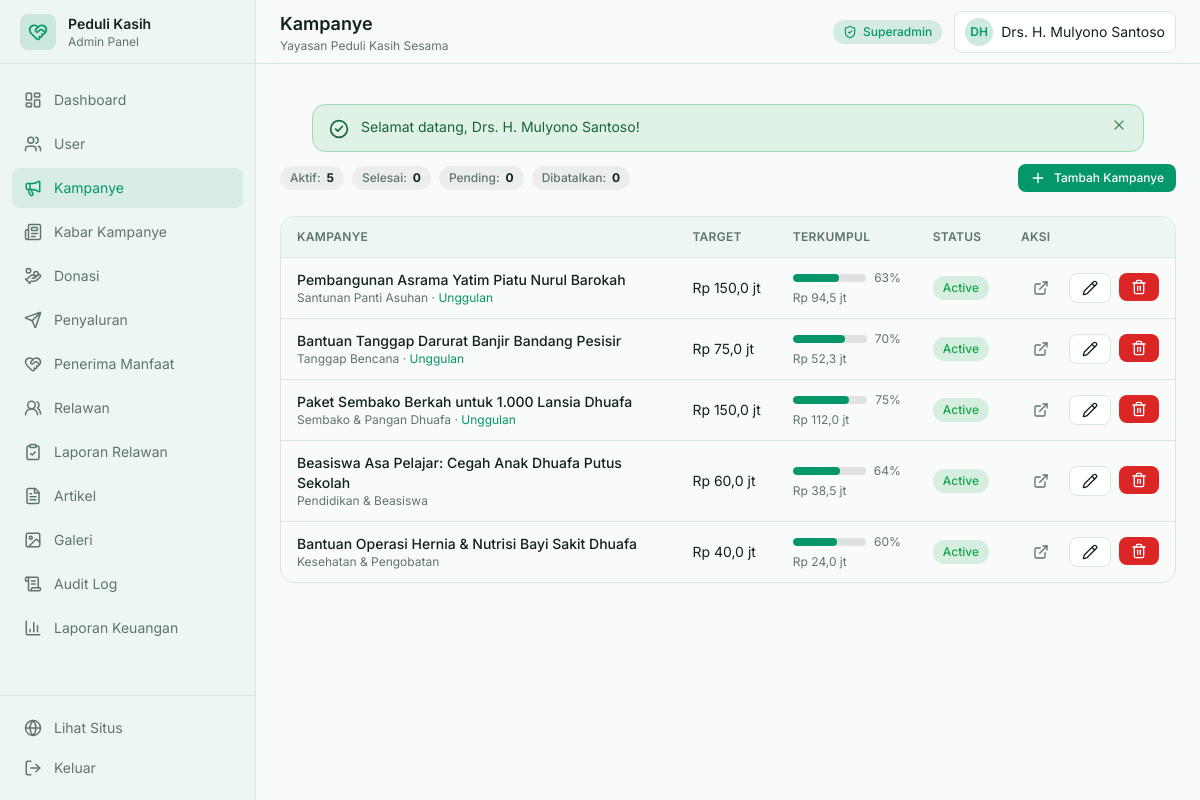
/admin/campaigns (signed in), run on the app's committed database.
### tables this page shows
CREATE TABLE `campaigns` (
  `id` INT UNSIGNED AUTO_INCREMENT PRIMARY KEY,
  `category_id` INT UNSIGNED NOT NULL,
  `title` VARCHAR(255) NOT NULL,
  `slug` VARCHAR(255) NOT NULL UNIQUE,
  `short_description` TEXT NOT NULL,
  `story` LONGTEXT NOT NULL,
  `target_amount` DECIMAL(15,2) NOT NULL DEFAULT 0.00,
  `collected_amount` DECIMAL(15,2) NOT NULL DEFAULT 0.00,
  `start_date` DATE NOT NULL,
  `end_date` DATE NOT NULL,
  `banner_image` VARCHAR(255) NULL,
  `status` ENUM('active', 'completed', 'pending', 'cancelled') NOT NULL DEFAULT 'active',
  `is_featured` TINYINT(1) NOT NULL DEFAULT 0,
  `created_by` INT UNSIGNED NOT NULL,
  `created_at` TIMESTAMP DEFAULT CURRENT_TIMESTAMP,
  `updated_at` TIMESTAMP DEFAULT CURRENT_TIMESTAMP ON UPDATE CURRENT_TIMESTAMP,
  `deleted_at` TIMESTAMP NULL DEFAULT NULL,
  FOREIGN KEY (`category_id`) REFERENCES `campaign_categories` (`id`) ON DELETE RESTRICT,
  FOREIGN KEY (`created_by`) REFERENCES `users` (`id`) ON DELETE RESTRICT,
  INDEX `idx_status` (`status`),
  INDEX `idx_is_featured` (`is_featured`),
  INDEX `idx_end_date` (`end_date`)
);

CREATE TABLE `campaign_categories` (
  `id` INT UNSIGNED AUTO_INCREMENT PRIMARY KEY,
  `name` VARCHAR(100) NOT NULL,
  `slug` VARCHAR(100) NOT NULL UNIQUE,
  `icon` VARCHAR(50) DEFAULT 'fa-heart',
  `description` VARCHAR(255) NULL,
  `created_at` TIMESTAMP DEFAULT CURRENT_TIMESTAMP
);

### app/Views/admin/campaigns.php (the view, shortened to what the rows shown need)
<?php
$campaigns    = $campaigns ?? [];
$statusCounts = $statusCounts ?? [];
$statusBadge = [
    'active'    => 'badge-success',
    'completed' => 'badge-info',
    'pending'   => 'badge-warning',
    'cancelled' => 'badge-danger',
];
?>
<div class="space-y-6">
    <div class="flex flex-col justify-between gap-4 sm:flex-row sm:items-center">
        <div class="flex flex-wrap gap-2">
            <?php foreach (['active' => 'Aktif', 'completed' => 'Selesai', 'pending' => 'Pending', 'cancelled' => 'Dibatalkan'] as $key => $label): ?>
                <span class="badge-muted"><?= $label ?>: <strong class="text-ink"><?= (int) ($statusCounts[$key] ?? 0) ?></strong></span>
            <?php endforeach; ?>
        </div>
        <a href="<?= Helper::url('admin/campaigns/create') ?>" class="btn-primary btn-sm">
            <i data-lucide="plus" class="h-4 w-4"></i> Tambah Kampanye
        </a>
    </div>
    <div class="table-wrap">
        <table class="table">
            <thead>
                <tr>
                    <th>Kampanye</th>
                    <th>Target</th>
                    <th>Terkumpul</th>
                    <th>Status</th>
                    <th class="text-right">Aksi</th>
                </tr>
            </thead>
            <tbody>
                <?php if ($campaigns): ?>
                    <?php foreach ($campaigns as $campaign): ?>
                        <?php $pct = Helper::percent($campaign['collected_amount'], $campaign['target_amount']); ?>
                        <tr>
                            <td>
                                <p class="text-sm font-medium text-ink"><?= Helper::e($campaign['title']) ?></p>
                                <p class="text-xs text-ink-soft">
                                    <?= Helper::e($campaign['category_name'] ?? '-') ?>
                                    <?php if (!empty($campaign['is_featured'])): ?>
                                        · <span class="text-accent">Unggulan</span>
                                    <?php endif; ?>
                                </p>
                            </td>
                            <td class="whitespace-nowrap text-sm text-ink-soft"><?= Helper::rupiah($campaign['target_amount'], true) ?></td>
                            <td class="min-w-[140px]">
                                <div class="flex items-center gap-2">
                                    <div class="progress flex-1">
                                        <div class="progress-bar" style="width: <?= $pct ?>%"></div>
                                    </div>
                                    <span class="text-xs text-ink-soft"><?= $pct ?>%</span>
                                </div>
                                <p class="mt-1 text-xs text-ink-soft"><?= Helper::rupiah($campaign['collected_amount'], true) ?></p>
                            </td>
                            <td><span class="<?= $statusBadge[$campaign['status']] ?? 'badge-muted' ?>"><?= ucfirst($campaign['status']) ?></span></td>
                            <td>
                                <div class="flex justify-end gap-2">
                                    <a href="<?= Helper::url('campaigns/' . $campaign['id']) ?>" target="_blank" class="btn-ghost btn-sm" title="Lihat">
                                        <i data-lucide="external-link" class="h-4 w-4"></i>
                                    </a>
                                    <a href="<?= Helper::url('admin/campaigns/' . $campaign['id'] . '/edit') ?>" class="btn-outline btn-sm">
                                        <i data-lucide="pencil" class="h-4 w-4"></i>
                                    </a>
                                    <form method="post" action="<?= Helper::url('admin/campaigns/' . $campaign['id'] . '/delete') ?>"
                                          data-confirm="Hapus kampanye ini?" class="inline">
                                        <button type="submit" class="btn-danger btn-sm" title="Hapus">
                                            <i data-lucide="trash-2" class="h-4 w-4"></i>
                                        </button>
                                    </form>
                                </div>
                            </td>
                        </tr>
                    <?php endforeach; ?>
                <?php else: ?>
                    <tr><td colspan="5" class="text-center text-ink-soft">Belum ada kampanye.</td></tr>
                <?php endif; ?>
            </tbody>
        </table>
    </div>
</div>

### app/Core/Router.php (shortened to what the rows shown need)
<?php
class Router
{
    private array $routes = [];
    private function add(string $method, string $pattern, array $handler, ?string $middleware): void
    {
        $this->routes[] = compact('method', 'pattern', 'handler', 'middleware');
    }
    private function compile(string $pattern): string
    {
        $pattern = trim($pattern, '/');
        if ($pattern === '') {
            return '#^$#';
        }
        $regex = preg_replace('#\{([a-zA-Z_][a-zA-Z0-9_]*)\}#', '([^/]+)', $pattern);
        return '#^' . $regex . '/?$#';
    }
    public function dispatch(string $method, string $path, string $basePath = ''): void
    {
        $method = strtoupper($method);
        $path = trim($path, '/');
        foreach ($this->routes as $route) {
            if ($route['method'] !== $method) {
                continue;
            }
            if (!preg_match($this->compile($route['pattern']), $path, $matches)) {
                continue;
            }
            array_shift($matches);
            [$class, $action] = $route['handler'];
            $controller = new $class();
            call_user_func_array([$controller, $action], $matches);
            return;
        }
    }
}

### data on the page
campaigns: label "Aktif", id "5", title "Bantuan Operasi Hernia & Nutrisi Bayi Sakit Dhuafa", category.name "Kesehatan & Pengobatan", target_amount "Rp 40,0 jt", pct "60", collected_amount "Rp 24,0 jt", status "Active"
campaigns: title "Pembangunan Asrama Yatim Piatu Nurul Barokah", category.name "Santunan Panti Asuhan", is_featured "Unggulan", target_amount "Rp 150,0 jt", pct "63", collected_amount "Rp 94,5 jt", status "Active"
campaigns: title "Bantuan Tanggap Darurat Banjir Bandang Pesisir", category.name "Tanggap Bencana", is_featured "Unggulan", target_amount "Rp 75,0 jt", pct "70", collected_amount "Rp 52,3 jt", status "Active"
campaigns: title "Paket Sembako Berkah untuk 1.000 Lansia Dhuafa", category.name "Sembako & Pangan Dhuafa", is_featured "Unggulan", target_amount "Rp 150,0 jt", pct "75", collected_amount "Rp 112,0 jt", status "Active"
campaigns: title "Beasiswa Asa Pelajar: Cegah Anak Dhuafa Putus Sekolah", category.name "Pendidikan & Beasiswa", target_amount "Rp 60,0 jt", pct "64", collected_amount "Rp 38,5 jt", status "Active"

### other printed values
$item['label'] "Dashboard"
$item['label'] "User"
$item['label'] "Kampanye"
$item['label'] "Kabar Kampanye"
$item['label'] "Donasi"
$item['label'] "Penyaluran"
$item['label'] "Penerima Manfaat"
$item['label'] "Relawan"
$item['label'] "Laporan Relawan"
$item['label'] "Artikel"
$item['label'] "Galeri"
$item['label'] "Audit Log"
$item['label'] "Laporan Keuangan"
Helper::e($orgName) "Yayasan Peduli Kasih Sesama"
$label "Selesai"
